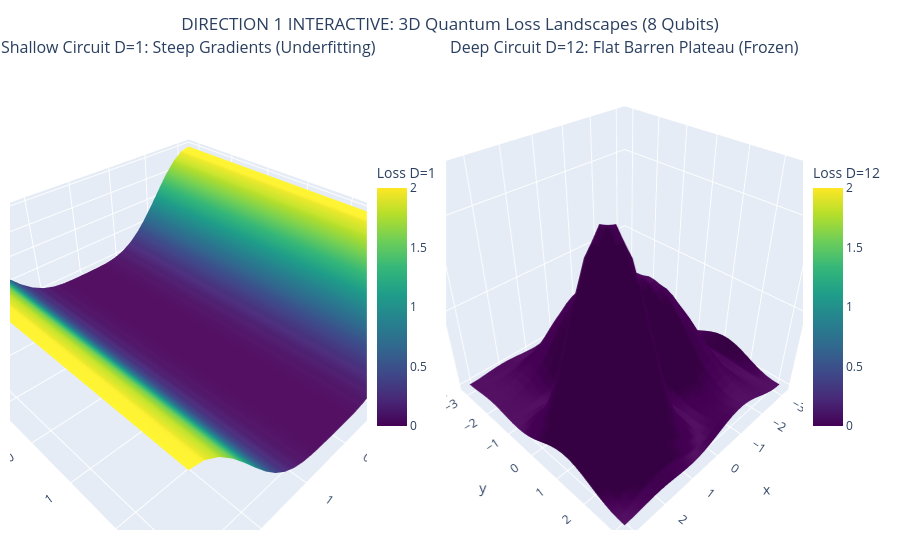

Notebook cell for this chart:
### Code cell
# Direction 1 Interactive 3D with Plotly
fig_plotly_3d = make_subplots(
    rows=1, cols=2,
    specs=[[{'type': 'surface'}, {'type': 'surface'}]],
    subplot_titles=(
        "Shallow Circuit D=1: Steep Gradients (Underfitting)",
        "Deep Circuit D=12: Flat Barren Plateau (Frozen)"
    )
)

fig_plotly_3d.add_trace(
    go.Surface(x=T1, y=T2, z=Z_shallow, colorscale='Viridis', cmin=0.0, cmax=2.0, name='D=1 Shallow',
               colorbar=dict(title='Loss D=1', x=0.45, len=0.6)), row=1, col=1
)
fig_plotly_3d.add_trace(
    go.Surface(x=T1, y=T2, z=Z_deep, colorscale='Viridis', cmin=0.0, cmax=2.0, name='D=12 Deep BP',
               colorbar=dict(title='Loss D=12', x=1.0, len=0.6)), row=1, col=2
)

fig_plotly_3d.update_layout(
    title_text="DIRECTION 1 INTERACTIVE: 3D Quantum Loss Landscapes (8 Qubits)",
    title_x=0.5,
    margin=dict(l=10, r=10, b=20, t=60),
    height=550
)

fig_plotly_3d.write_html("figures/fig_direction1_interactive_3d.html")
fig_plotly_3d.show()

### Figure 1 — Plotly figure (JSON) as saved in the notebook; plotly's stock layout.template omitted (floating-point values rounded to 4 significant figures; data arrays with more than 128 entries replaced by an {"elided": "..."} marker saying what was removed)
{"data": [{"cmax": 2.0, "cmin": 0.0, "colorbar": {"len": 0.6, "title": {"text": "Loss D=1"}, "x": 0.45}, "colorscale": [[0.0, "#440154"], [0.1111, "#482878"], [0.2222, "#3e4989"], [0.3333, "#31688e"], [0.4444, "#26828e"], [0.5556, "#1f9e89"], [0.6667, "#35b779"], [0.7778, "#6ece58"], [0.8889, "#b5de2b"], [1.0, "#fde725"]], "name": "D=1 Shallow", "scene": "scene", "type": "surface", "x": {"elided": "28x28 float values"}, "y": {"elided": "28x28 float values"}, "z": {"elided": "28x28 float values"}}, {"cmax": 2.0, "cmin": 0.0, "colorbar": {"len": 0.6, "title": {"text": "Loss D=12"}, "x": 1.0}, "colorscale": [[0.0, "#440154"], [0.1111, "#482878"], [0.2222, "#3e4989"], [0.3333, "#31688e"], [0.4444, "#26828e"], [0.5556, "#1f9e89"], [0.6667, "#35b779"], [0.7778, "#6ece58"], [0.8889, "#b5de2b"], [1.0, "#fde725"]], "name": "D=12 Deep BP", "scene": "scene2", "type": "surface", "x": {"elided": "28x28 float values"}, "y": {"elided": "28x28 float values"}, "z": {"elided": "28x28 float values"}}], "layout": {"annotations": [{"font": {"size": 16}, "showarrow": false, "text": "Shallow Circuit D=1: Steep Gradients (Underfitting)", "x": 0.225, "xanchor": "center", "xref": "paper", "y": 1.0, "yanchor": "bottom", "yref": "paper"}, {"font": {"size": 16}, "showarrow": false, "text": "Deep Circuit D=12: Flat Barren Plateau (Frozen)", "x": 0.775, "xanchor": "center", "xref": "paper", "y": 1.0, "yanchor": "bottom", "yref": "paper"}], "height": 550, "margin": {"b": 20, "l": 10, "r": 10, "t": 60}, "scene": {"domain": {"x": [0.0, 0.45], "y": [0.0, 1.0]}}, "scene2": {"domain": {"x": [0.55, 1.0], "y": [0.0, 1.0]}}, "title": {"text": "DIRECTION 1 INTERACTIVE: 3D Quantum Loss Landscapes (8 Qubits)", "x": 0.5}}}
